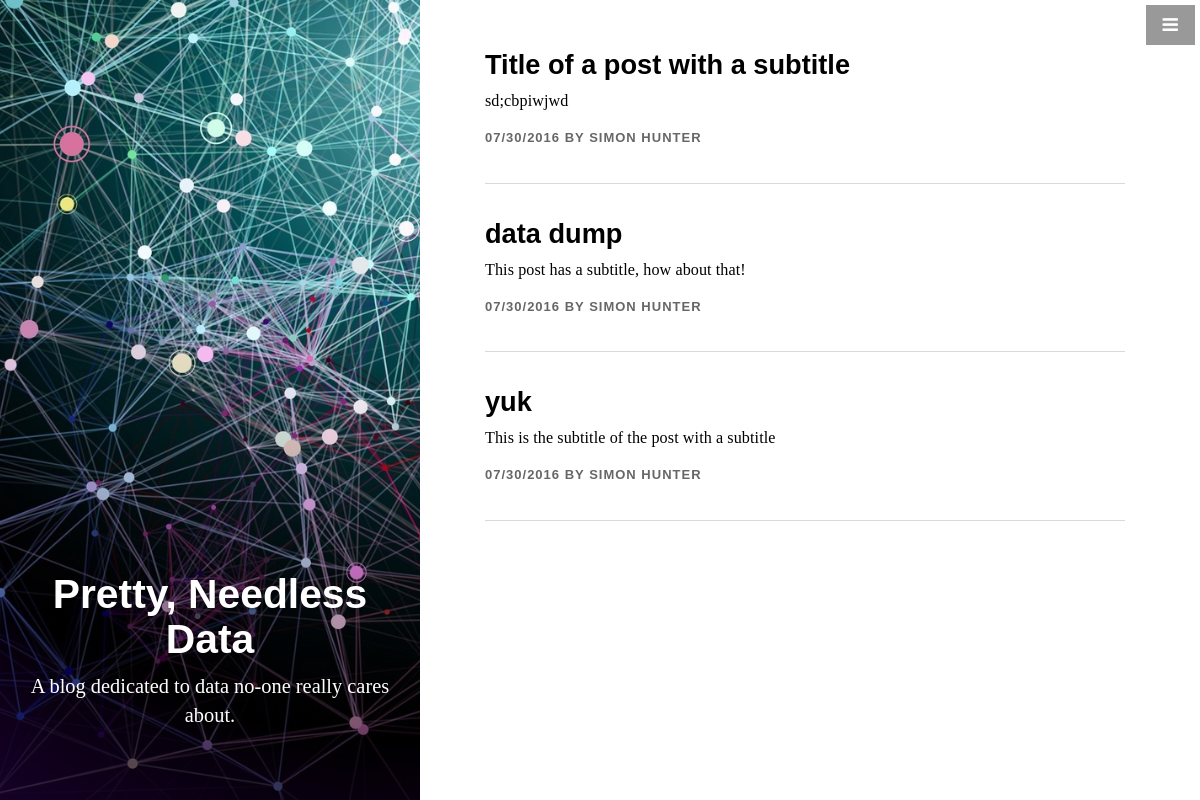
The app's page /data/ with its own data.
### app/models.py (models this page shows, shortened)
class BlogEntry(db.Model):
    id = db.Column(db.Integer, primary_key=True)
    title = db.Column(db.String(64), index=True)
    subtitle = db.Column(db.String(120), index=True)
    slug = db.Column(db.String(64), index=True, unique=True)
    content = db.Column(db.Text)
    published = db.Column(db.Boolean, index=True)
    timestamp = db.Column(db.DateTime, default=datetime.datetime.now, index=True)

### app/views.py (the view)
def data():
    query = db.session.query(BlogEntry).filter(BlogEntry.published == True).order_by(BlogEntry.timestamp.desc())
    return render_template('data.html', object_list = query)

### app/templates/data.html (shortened to what this page needs)
{% extends "base.html" %}
{% block extra_head %}
<link rel=stylesheet id='genericons-css' type=text/css href="{{ url_for('static', filename='css/genericons.css') }}" />
<link rel=stylesheet id='jetpack_css-css' type=text/css href="{{ url_for('static', filename='css/jetpack.css') }}" />
<link rel=stylesheet id='enlightenment-web-fonts-css' type=text/css href="{{ url_for('static', filename='css/googlefonts.css') }}" />
<link rel=stylesheet id='enlightenment-theme-stylesheet-css' type=text/css href="{{ url_for('static', filename='css/enlightenment-theme.css') }}" />
<link rel='stylesheet' id='fluidbox-css' href='http://demo.onedesigns.com/graceunderpressure/journal/wp-content/themes/graceunderpressure/core/css/fluidbox.css' type='text/css' media='all'/>
{% endblock %}
{% block content %}
<body class="home blog custom-background navbar-position-right header-position-left blog-design-list custom-header custom-header-image" itemscope itemtype="http://schema.org/WebPage">
<div id="page" class="site">
<div class="archive-header page-header page-header">
<div class="page-header-inner"><h1 class="archive-title page-title">
Pretty, Needless Data
</h1>
<div class="archive-description">
<p>A blog dedicated to data no-one really cares about.</p>
</div>
</div></div>
<div id="content" class="site-content">
<main id="primary" class="content-area hfeed">
	{% for entry in object_list %}
    {% if search %}
      {% set entry = entry.entry %}
    {% endif %}
		<article id="post-24" class="post-24 post type-post status-publish format-standard has-post-thumbnail hentry category-travel-advice tag-confessions tag-tips tag-travel" itemscope itemprop="blogPost" itemtype="http://schema.org/BlogPosting">
		<div class="entry">
		<header class="entry-header">
		<h2 class="entry-title" itemprop="headline">
      <a href="{% if entry.published %}{{ url_for('detail', slug=entry.slug) }}{% else %}{{ url_for('edit', slug=entry.slug) }}{% endif %}">
        {{ entry.title }}
      </a>
    </h2>
	</header>
	<div class="entry-summary" itemprop="text">
	<p>{{ entry.subtitle }}</p>
	</div>
	<footer class="entry-meta">
	<span class="entry-date">
	<time class="published updated" datetime="{{ entry.date }}">{{ entry.timestamp.strftime('%m/%d/%Y') }}</time></span>
	by <span class="entry-author">
	<span class="author vcard">
	<a class="url fn n" href="http://simonhunter.co" title="Posts by Simon Hunter" rel="author">
	Simon Hunter</a>
	</span>
	</span>
	</footer>
	</div>
	</article>
  {% else %}
    <p>No entries have been created yet.</p>
  {% endfor %}
</main>
</div>
</div>
{% endblock %}

### app/templates/base.html (shortened to what this page needs)
<!doctype html>
<html>
<head>
  <link rel=stylesheet type=text/css href="{{ url_for('static', filename='css/bootstrap.min.css') }}" />
  <link rel=stylesheet type=text/css href="{{ url_for('static', filename='css/stylish-portfolio.css') }}" />
  <link rel=stylesheet type=text/css href="{{ url_for('static', filename='font-awesome/css/font-awesome.min.css') }}" />
  {% block extra_head %}{% endblock %}
</head>
</html>
{% block content %}{% endblock %}

### app/templates/includes/navbar.html (shortened to what this page needs)
<a id="menu-toggle" href="#" class="btn btn-dark btn-lg toggle"><i class="fa fa-bars"></i></a>

### app/static/css/stylish-portfolio.css (style rules this page uses)
html, body { width: 100%; height: 100%; }
body { font-family: "Source Sans Pro","Helvetica Neue",Helvetica,Arial,sans-serif; }
.btn-dark { border-radius: 0; color: #fff; background-color: rgba(0,0,0,0.4); }
#menu-toggle { z-index: 3; position: fixed; top: 0; right: 0; }
.toggle { margin: 5px 5px 0 0; }

### app/templates/data.html (style rules this page uses)
html { font-size:17px }
h1,h2,h3,h4,h5,h6,.navbar-brand { font-family:Montserrat,sans-serif }
.site-description,.entry-content,.entry-utility,.archive-description,.blog.blog-design-blog .entry-summary,.single .entry-summary,.page .page .entry-summary,.blog.blog-design-list .entry-summary,.archive .entry-summary,.search .entry-summary,.error404 .entry-summary,.entry-content,.more-link,.comment-content,#infscr-loading { font-family:PT Serif,serif }
.custom-background,.custom-background .entry,.custom-background.navbar-position-left.archive .site-content,.custom-background.navbar-position-left.search .site-content,.custom-background.navbar-position-left.error404 .site-content,.custom-background.navbar-position-left.header-position-right.blog.blog-design-list .site-content,.custom-background.navbar-position-left.header-position-right.archive .site-content,.custom-background.navbar-position-left.header-position-right.search .site-content,.custom-background.navbar-position-left.header-position-right.error404 .site-content,.custom-background.navbar-position-left.header-position-right.blog.blog-design-blog .entry,.custom-background.navbar-position-left.header-position-right.single .entry,.custom-background.navbar-position-left.header-position-right.page .page .entry,.custom-background.navbar-position-left.blog.blog-design-blog .entry,.custom-background.navbar-position-left.single .entry,.custom-background.navbar-position-left.page .page .entry { background-color:#ffffff; }
.custom-background.blog.blog-design-list .entry { background-image:none; }

### records on screen
BlogEntry: title "Title of a post with a subtitle", subtitle "sd;cbpiwjwd", timestamp "07/30/2016"
BlogEntry: title "data dump", subtitle "This post has a subtitle, how about that!", timestamp "07/30/2016"
BlogEntry: title "yuk", subtitle "This is the subtitle of the post with a subtitle", timestamp "07/30/2016"
